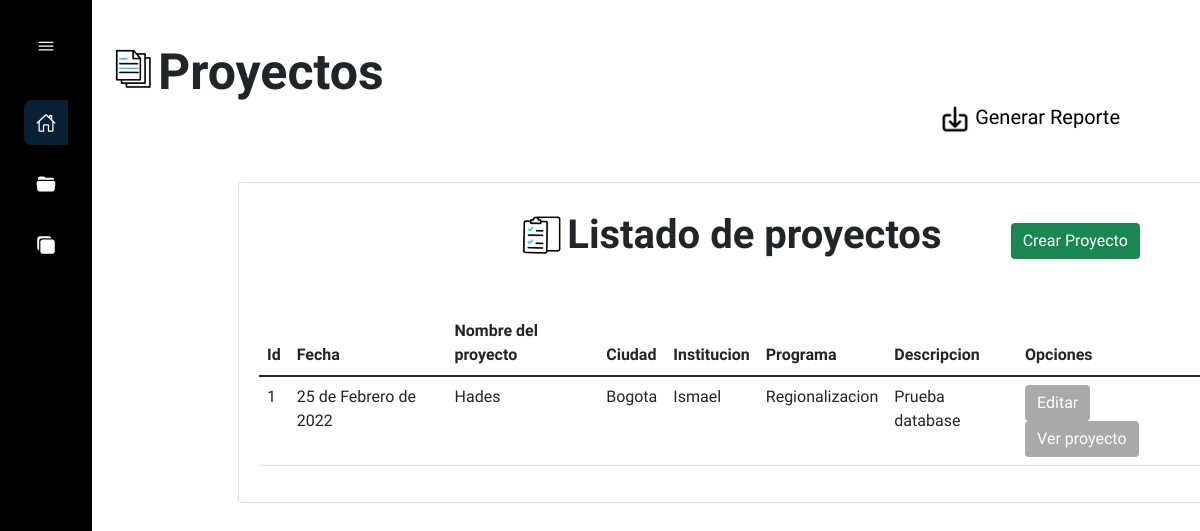
The page /Inicio/Proyectos (signed in) on the database as committed earlier.
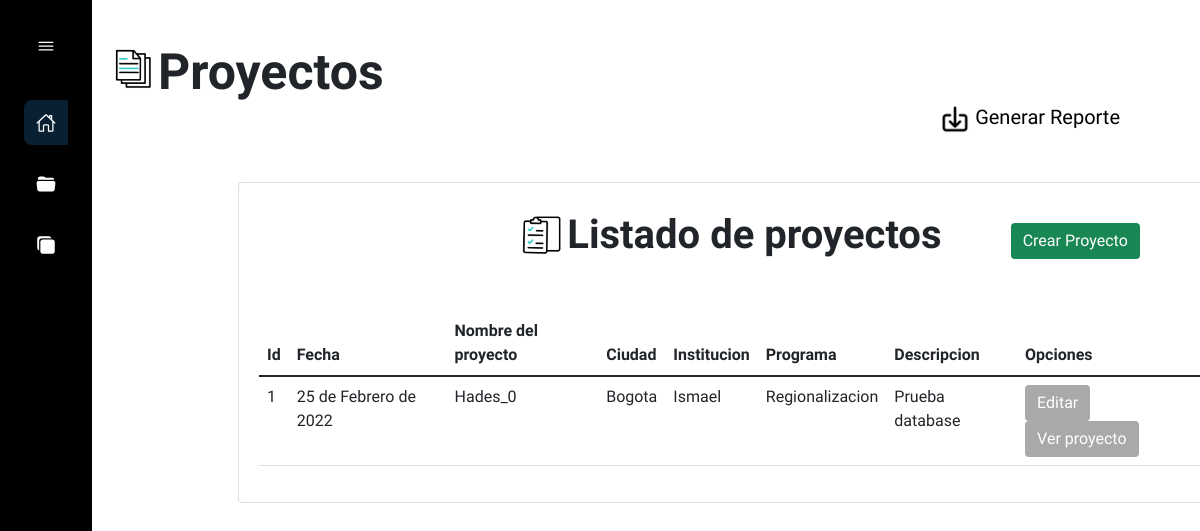
The same page on the database as committed later.
### Apps/OfConvenio/models.py (models this page shows, shortened)
class ProyectosProyeccionSocial(models.Model):
    PROYECTOS_CHOICES = (
        ('Regionalizacion','Regionalizacion'),
        ('UT Solidaria','UT Solidaria'),
        ('UT Para los niños','UT Para los niños'),
        ('UT En tu comunidad','UT En tu comunidad'),
        ('Articulacion con la escuela','Articulacion con la escuela'),
        ('Universidad territorio de paz','Universidad territorio de paz'),
        ('Apropiacion social del conocimiento','Apropiacion social del conocimiento'),
        ('Universidad abierta','Universidad abierta'),
    )
    CIUDADES_CHOICES=(
        ('Ibague','Ibague'),
        ('Bogota','Bogota'),
    )
    COMUNIDAD_CHOICES = (
        ('No aplica', 'No aplica'),
        ('Indigena', 'Indigena'),
        ('Afrodecendiente', 'Afrodecendiente'),
        ('Campesino', 'Campesino'),
        ('Comunidad LGBTI', 'Comunidad LGBTI'),
        ('Victima del conflicto armado', 'Victima del conflicto armado'),)
    FACULTAD_CHOICES = (
        ('No aplica', 'No aplica'),
        ('Facultad de ciencias humanas y artes', 'Facultad de ciencias humanas y artes'),
        ('Facultad de ciencias de la educacion', 'Facultad de ciencias de la educacion'),
        ('Facultad de medicina veterinaria', 'Facultad de medicina veterinaria'),
        ('Facultad de ciencias basicas', 'Facultad de ciencias basicas'),
        ('Facultad de tecnologia', 'Facultad de tecnologia'),
        ('IDEAD', 'IDEAD'),
        ('Facultad de ingenieria agronomica', 'Facultad de ingenieria agronomica'),
        ('Facultad de ingenieria forestal', 'Facultad de ingenieria forestal'),
        ('Facultad de ciencias en la salud', 'Facultad de ciencias en la salud'),
    )
    codigo = models.AutoField('Codigo',primary_key=True,blank=False)
    fecha = models.DateField('Fecha',max_length=15, auto_now_add=True)
    programa = models.CharField('Programa',max_length= 50, null=False, choices = PROYECTOS_CHOICES)
    ciudad = models.CharField('Ciudad',max_length=30, blank=False, null=False, choices=CIUDADES_CHOICES)
    institucion = models.CharField('Nombre de la institucion',max_length=30, blank=False, null=False)
    codigoBput = models.CharField('Codigo BPUT', max_length=50, default=0, editable=True)
    evidencia = models.ImageField(upload_to="Evidencias", null=True)
    nombreDocente = models.CharField('Nombre del docente', max_length=50, default='Nn', editable=True)
    numeroEstudiantes = models.IntegerField('Numero de estudiantes', default=0, editable=True)
    tipoComunidad = models.CharField('Tipo de Comunidad', max_length=30, choices=COMUNIDAD_CHOICES, default='Nn',
                                      editable=True)
    organizacion = models.CharField('Organizacion', max_length=30, default='Nn', editable=True)
    facultad = models.CharField('Facultad', max_length=80, choices=FACULTAD_CHOICES, default='Nn', editable=True)
    nombreProyecto = models.CharField('Nombre del proyecto',max_length= 50,default='Nn', editable=True)
    descripcion = models.CharField('Descripcion', max_length= 200, blank=False, null=False)

### Apps/OfConvenio/views.py (the view)
# urls.py: path("Inicio/Proyectos",login_required(proyeccionInicio.as_view()), name="inicioProyeccion"),
class proyeccionInicio(ListView):
    model = ProyectosProyeccionSocial
    template_name = 'Proyeccion/inicioProyeccion.html'
    profile_list = ProyectosProyeccionSocial.objects.get_queryset().order_by('codigo')
    paginate_by = 5

### Apps/OfConvenio/templates/Proyeccion/inicioProyeccion.html (shortened to what this page needs)
{% extends "Base.html" %}
{% load static %}
{% block Css %}
    <link rel="stylesheet" href="{% static 'Css/Proyeccion/inicioProyeccion.css' %}">
{% endblock Css %}
{% block body %}
    <div class="titulo">
    <img class="gif" src="{% static 'image/gif/GifProyectos.gif' %}" alt="GifDocumento">
<h1>Proyectos</h1>
    </div>
    <div class="reporte">
    <a role="button" href="{% url 'ReporteProyeccion' %}">
        <img class="img" src="{% static 'image/Proyeccion/Reporte.png' %}" alt="ImgReporte"> Generar Reporte
    </a>
    </div>
<div class="card">
    <div class="crear">
        <a href="{% url 'crearProyecto' %}" role="button" class="btn btn-success crear">Crear Proyecto</a>
    </div>
  <div class="card-body">
      <img class="gif1"  src="{% static 'image/gif/lista-de-verificacion.gif' %}" alt="GifListado">
      <h1 class="listado">Listado de proyectos</h1>
  </div>
<div class="conteiner">
    <table class="table">
        <thead>
        <tr>
            <th>Id</th>
            <th>Fecha</th>
            <th>Nombre del proyecto</th>
            <th>Ciudad</th>
            <th>Institucion</th>
            <th>Programa</th>
            <th class="descripcion">Descripcion</th>
            <th>Opciones</th>
        </tr>
        </thead>
        {% if object_list%}
            <tbody>
            {% for  ProyectosProyeccionSocial in object_list  %}
                <tr>
                    <td>{{ ProyectosProyeccionSocial.codigo }}</td>
                    <td>{{ ProyectosProyeccionSocial.fecha}}</td>
                    <td>{{ ProyectosProyeccionSocial.nombreProyecto }}</td>
                    <td>{{ ProyectosProyeccionSocial.ciudad }}</td>
                    <td>{{ ProyectosProyeccionSocial.institucion }}</td>
                    <td>{{ ProyectosProyeccionSocial.programa }}</td>
                    <td  class="descripcion">{{  ProyectosProyeccionSocial.descripcion }}</td>
                    <td>
                        <a class="btn btn-dark" href="{% url 'editarProyecto' ProyectosProyeccionSocial.codigo %}" role="button">Editar</a>
                        <a class="btn btn-dark" href="{% url 'verProyecto' ProyectosProyeccionSocial.codigo %}" role="button">Ver proyecto</a>
                    </td>
                </tr>
            {% endfor %}
        {% else %}
            <h1>No hay proyectos registrados</h1>
        {% endif %}
            </tbody>
        </table>
    </div>
    </div>
{% endblock body %}

Rows that differ between the two databases and show on the page:
changed ProyectosProyeccionSocial "Bogota": nombreProyecto "Hades" → "Hades_0"
